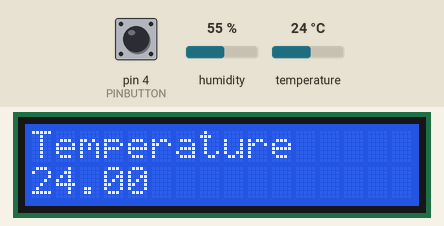
This sketch was run on a simulated Arduino Uno, built with avr-gcc and run on an emulated ATmega328P. On the bench: 16×2 character LCD. The test bench sets the inputs (shaded band); at power-on: humidity 55 %, temperature 24 °C, pin 4 (PINBUTTON) HIGH.

Above: at 3.2 s.
3.3 s: humidity set to 22 %
At 4.29 s:
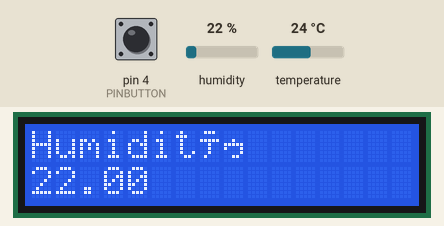
5.6 s: temperature set to 12 °C
At 6.6 s:
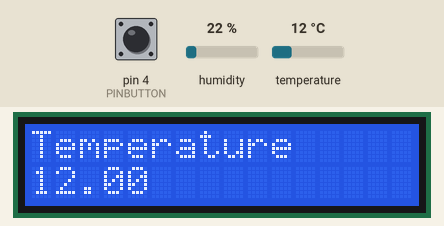
7.9 s: humidity set to 40 %
At 8.49 s:
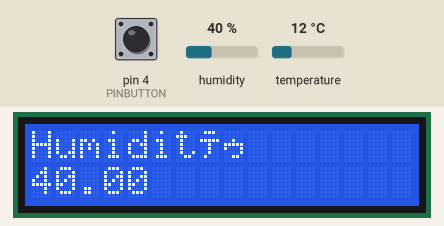
9.8 s: temperature set to 19 °C
At 10.79 s:
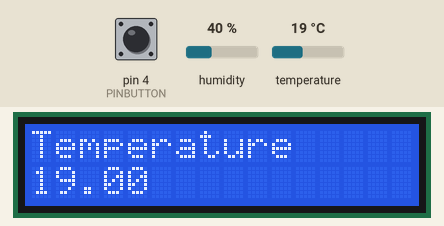
Timing chart, 0 to 12.8 s (numbered marks = the images above; inputs shaded):
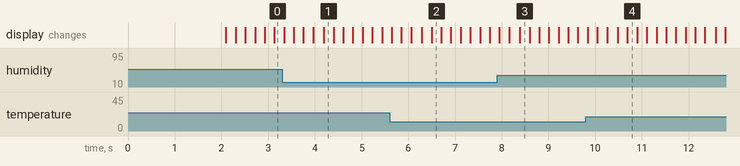

The sketch:

HelloWorld.ino
```cpp
/*
 *
 * Programme pour capturer la Température et l'humidité via un DHT11 et l'afficher sur un écran LCD
 *
 */

// include the library code:
#include <LiquidCrystal.h>
#include <DHT.h>
#include <DHT_U.h>

#define DHTPIN 2
#define DHTTYPE DHT11
#define PINBUTTON 4

bool currentState = false;

DHT dht(DHTPIN, DHTTYPE);

// initialize the library with the numbers of the interface pins
LiquidCrystal lcd(7, 8, 9, 10, 11, 12);

void Affiche()
{
  float h = dht.readHumidity();
  float t = dht.readTemperature();
  float f = dht.readTemperature(true);
  boolean etatBouton=digitalRead(PINBUTTON);
  if(currentState == false) // on est dans l'affichage de Température
  {
    if(etatBouton == false) // on n'a pas appuyé sur le bouton, on ne change pas d'état
    {
      lcd.setCursor(0,0);
      lcd.print("Temperature");
      lcd.setCursor(0, 1);
      lcd.print(t);
    }
    else  // on a appuyé sur le bouton => changement d'état
    {
      lcd.setCursor(0,0);           // on efface l'écran et on change le message
      lcd.print("                 ");
      lcd.setCursor(0,1);
      lcd.print("                 ");

      lcd.setCursor(0,0);
      lcd.print("Humidité");
      lcd.setCursor(0, 1);
      lcd.print(h);
      currentState = true;
    }
  }
  else
  {
    if(etatBouton == false) // on n'a pas appuyé sur le bouton, on ne change pas d'état
    {
      lcd.setCursor(0,0);
      lcd.print("Humidité");
      lcd.setCursor(0, 1);
      lcd.print(h);
    }
    else  // on a appuyé sur le bouton => changement d'état
    {
      lcd.setCursor(0,0);           // on efface l'écran et on change le message
      lcd.print("                 ");
      lcd.setCursor(0,1);
      lcd.print("                 ");

      lcd.setCursor(0,0);
      lcd.print("Temperature");
      lcd.setCursor(0, 1);
      lcd.print(t);
      currentState = false;
    }
  }
}

void setup() {
  // set up the LCD's number of columns and rows:
  lcd.begin(16, 2);
  Serial.begin(9600);
  // Print a message to the LCD.
  lcd.print("Hello, World!");
  delay(2000);
  lcd.setCursor(0,0);
  lcd.print("                 ");
  dht.begin();
  pinMode(PINBUTTON,INPUT);
}

void loop() {
  Affiche();

  delay(200);

}
```

Measured:
- after the input at 3.3 s, the display: first differs from a run without the input after 0.89 s (image 1)
- after the input at 5.6 s, the display: first differs from a run without the input after 0.90 s (image 2)
- after the input at 7.9 s, the display: first differs from a run without the input after 0.49 s (image 3)
- after the input at 9.8 s, the display: first differs from a run without the input after 0.89 s (image 4)
